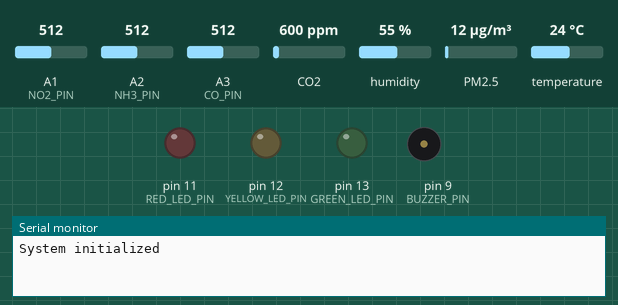
Recording of a sketch running on a simulated Arduino Uno, built with avr-gcc and run on an emulated ATmega328P. Shown: output pins drawn as LEDs (lit = HIGH), buzzer (waves = sounding, pin HIGH), the last lines printed to the serial monitor. The test bench sets the inputs (shaded band); at power-on: A1 (NO2_PIN) = 512, A2 (NH3_PIN) = 512, A3 (CO_PIN) = 512, CO2 600 ppm, humidity 55 %, PM2.5 12 µg/m³, temperature 24 °C.

Above: at 0.1 s.
At 30.2 s:
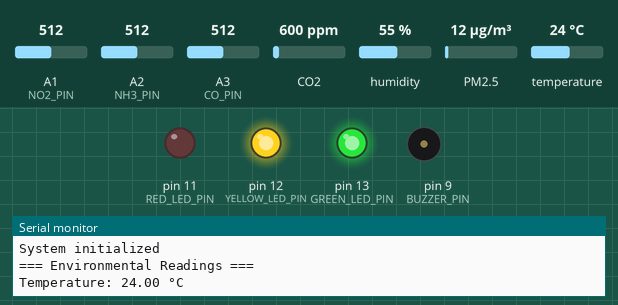
Timing chart, 0 to 31.7 s (numbered marks = the images above):
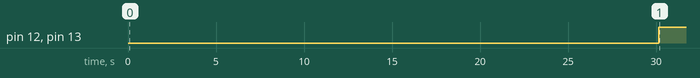

Measured:
- by itself, pin 12 (YELLOW_LED_PIN), pin 13 (GREEN_LED_PIN): LOW → HIGH at 30.1 s

The sketch:

AQC_all_sensor.ino
```cpp
#include <SoftwareSerial.h>
#include <DHT.h>
#include "MHZ19.h"
#include <PMS.h>

// Define pins
#define DHTPIN 10
#define BUZZER_PIN 9
#define RED_LED_PIN 11
#define YELLOW_LED_PIN 12  // Assuming yellow LED is on pin 12
#define GREEN_LED_PIN 13

// Gas sensor pins
#define NO2_PIN A1
#define NH3_PIN A2
#define CO_PIN A3

// DHT sensor type
#define DHTTYPE DHT11

// Thresholds
#define TEMP_WARNING 27.0
#define TEMP_DANGER 30.0
#define CO2_WARNING 1000
#define CO2_DANGER 2000
#define PM25_WARNING 35
#define PM25_DANGER 55

// Initialize sensors
DHT dht(DHTPIN, DHTTYPE);
MHZ19 myMHZ19;
PMS pms(Serial);
PMS::DATA pmsData;

// SoftwareSerial for MH-Z19 (since PMS5003 uses hardware Serial)
SoftwareSerial mySerial(A0, A1); // RX, TX

void setup() {
  Serial.begin(9600);
  mySerial.begin(9600);

  // Initialize pins
  pinMode(BUZZER_PIN, OUTPUT);
  pinMode(RED_LED_PIN, OUTPUT);
  pinMode(YELLOW_LED_PIN, OUTPUT);
  pinMode(GREEN_LED_PIN, OUTPUT);

  // Initialize sensors
  dht.begin();
  myMHZ19.begin(mySerial);
  myMHZ19.autoCalibration();

  // Start PMS5003
  Serial.begin(9600);
  pms.passiveMode();

  // Turn off all LEDs initially
  digitalWrite(RED_LED_PIN, LOW);
  digitalWrite(YELLOW_LED_PIN, LOW);
  digitalWrite(GREEN_LED_PIN, LOW);

  Serial.println("System initialized");
}

void loop() {
  // Read DHT11 (temperature and humidity)
  float temperature = dht.readTemperature();
  float humidity = dht.readHumidity();

  // Read MH-Z19 (CO2)
  int co2 = myMHZ19.getCO2();

  // Read PMS5003 (particulate matter)
  pms.wakeUp();
  delay(30000); // Wait 30 seconds for stable readings
  pms.requestRead();
  if (pms.readUntil(pmsData)) {
    // Data read successfully
  }
  pms.sleep();

  // Read gas sensors
  int no2Value = analogRead(NO2_PIN);
  int nh3Value = analogRead(NH3_PIN);
  int coValue = analogRead(CO_PIN);

  // Process temperature alerts
  if (!isnan(temperature)) {
    if (temperature >= TEMP_DANGER) {
      digitalWrite(RED_LED_PIN, HIGH);
      digitalWrite(YELLOW_LED_PIN, LOW);
      digitalWrite(GREEN_LED_PIN, LOW);
      tone(BUZZER_PIN, 1000); // Sound alarm
    }
    else if (temperature >= TEMP_WARNING) {
      digitalWrite(RED_LED_PIN, LOW);
      digitalWrite(YELLOW_LED_PIN, HIGH);
      digitalWrite(GREEN_LED_PIN, LOW);
      tone(BUZZER_PIN, 500, 1000); // Beep intermittently
    }
    else {
      digitalWrite(RED_LED_PIN, LOW);
      digitalWrite(YELLOW_LED_PIN, LOW);
      digitalWrite(GREEN_LED_PIN, HIGH);
      noTone(BUZZER_PIN);
    }
  }

  // Check gas levels (simplified - you'll need to calibrate for your specific sensors)
  bool gasWarning = false;
  if (no2Value > 300 || nh3Value > 300 || coValue > 300) { // Adjust thresholds based on your calibration
    gasWarning = true;
    digitalWrite(YELLOW_LED_PIN, HIGH);
  }

  // Check CO2 levels
  if (co2 >= CO2_DANGER) {
    digitalWrite(RED_LED_PIN, HIGH);
    tone(BUZZER_PIN, 1000);
  }
  else if (co2 >= CO2_WARNING) {
    digitalWrite(YELLOW_LED_PIN, HIGH);
    tone(BUZZER_PIN, 500, 1000);
  }

  // Check PM2.5 levels
  if (pmsData.PM_AE_UG_2_5 >= PM25_DANGER) {
    digitalWrite(RED_LED_PIN, HIGH);
    tone(BUZZER_PIN, 1000);
  }
  else if (pmsData.PM_AE_UG_2_5 >= PM25_WARNING) {
    digitalWrite(YELLOW_LED_PIN, HIGH);
    tone(BUZZER_PIN, 500, 1000);
  }

  // Print all readings to serial monitor
  Serial.println("=== Environmental Readings ===");
  Serial.print("Temperature: "); Serial.print(temperature); Serial.println(" °C");
  Serial.print("Humidity: "); Serial.print(humidity); Serial.println(" %");
  Serial.print("CO2: "); Serial.print(co2); Serial.println(" ppm");
  Serial.print("PM2.5: "); Serial.print(pmsData.PM_AE_UG_2_5); Serial.println(" ug/m3");
  Serial.print("NO2: "); Serial.print(no2Value); Serial.println(" (raw)");
  Serial.print("NH3: "); Serial.print(nh3Value); Serial.println(" (raw)");
  Serial.print("CO: "); Serial.print(coValue); Serial.println(" (raw)");
  Serial.println("=============================");

  delay(5000); // Wait 5 seconds between readings
}
```
